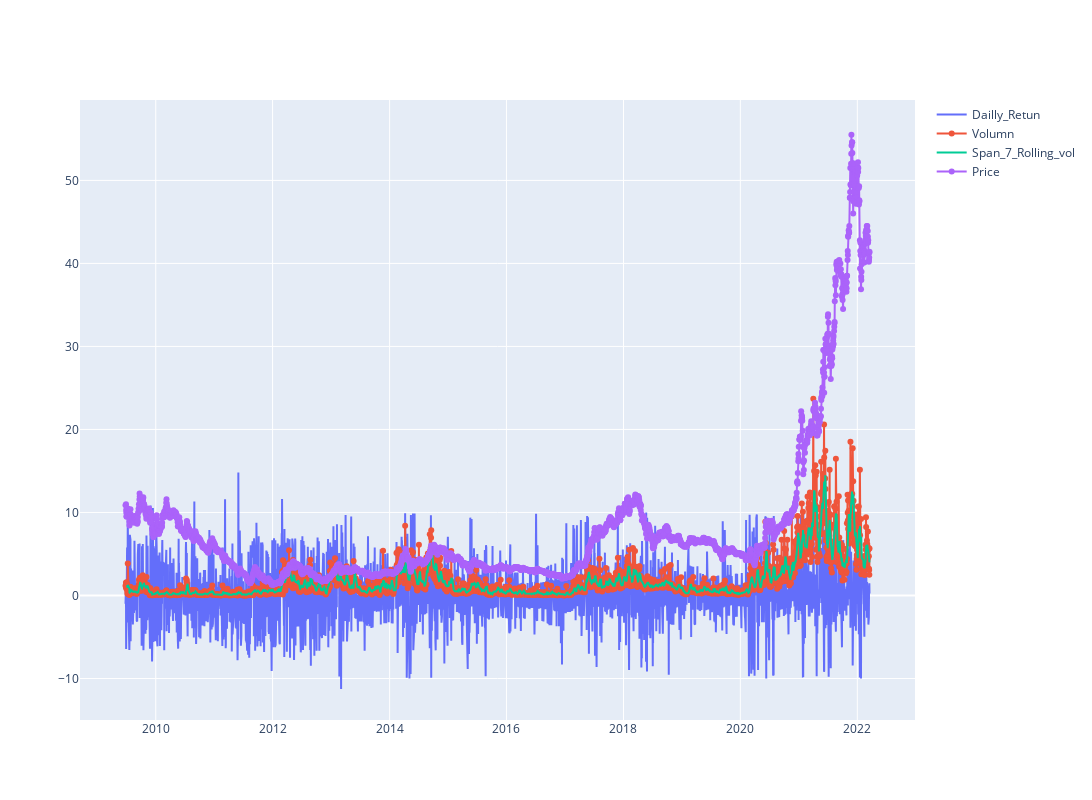

Write notebook code for a chart like this one.
### Code cell
df['Volumn'] = df['<Volume>']/1000000
Volumnshort_rolling = df['Volumn'].rolling(window=7).mean()

fig = go.Figure()
fig.update_layout(  autosize=False,   width=1200,    height=800)
fig.add_trace(go.Scatter(x=df.datetime, y=df['Daily_return'], 
                        mode='lines', name='Dailly_Retun'))
fig.add_trace(go.Scatter(x=df.datetime, y=df['Volumn'], 
                        mode='lines+markers', name='Volumn'))

fig.add_trace(go.Scatter(x=df.datetime, y=Volumnshort_rolling, 
                      mode ='lines', name='Span_7_Rolling_vol'))

fig.add_trace(go.Scatter(x=df.datetime, y=df['<Close>'], 
                        mode='lines+markers', name='Price'))

### Figure 1 — Plotly figure (JSON) as saved in the notebook; plotly's stock layout.template omitted (floating-point values rounded to 4 significant figures; data arrays with more than 128 entries replaced by an {"elided": "..."} marker saying what was removed)
{"data": [{"mode": "lines", "name": "Dailly_Retun", "type": "scatter", "x": {"elided": "3179 str values"}, "y": {"elided": "3179 float values"}}, {"mode": "lines+markers", "name": "Volumn", "type": "scatter", "x": {"elided": "3179 str values"}, "y": {"elided": "3179 float values"}}, {"mode": "lines", "name": "Span_7_Rolling_vol", "type": "scatter", "x": {"elided": "3179 str values"}, "y": {"elided": "3179 float values"}}, {"mode": "lines+markers", "name": "Price", "type": "scatter", "x": {"elided": "3179 str values"}, "y": {"elided": "3179 float values"}}], "layout": {"autosize": false, "height": 800, "width": 1200}}
